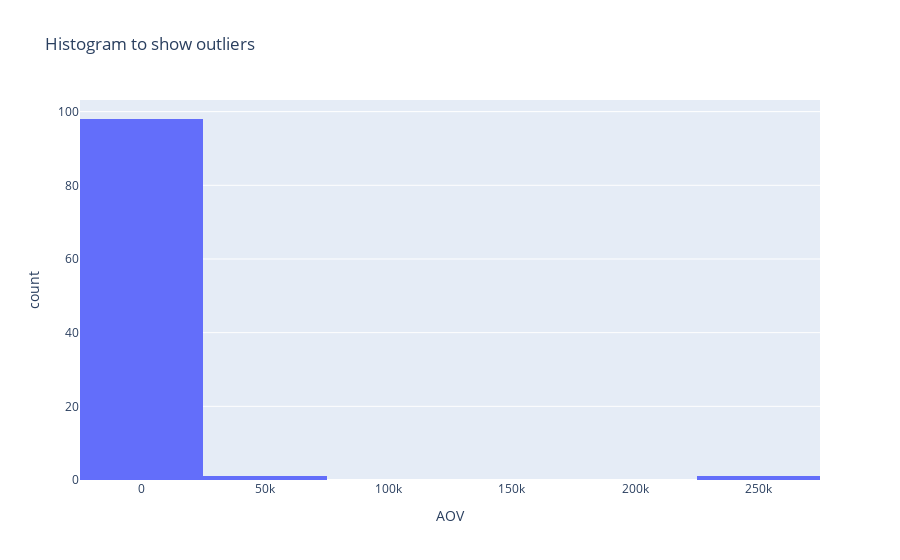

Here is the notebook cell this chart was saved with:
### Code cell
#Histogram to show outliers

fig = px.histogram(final, x="AOV", nbins=5, title = "Histogram to show outliers")
fig.show()

### Figure 1 — Plotly figure (JSON) as saved in the notebook; plotly's stock layout.template omitted (floating-point values rounded to 4 significant figures)
{"data": [{"alignmentgroup": "True", "bingroup": "x", "hoverlabel": {"namelength": 0}, "hovertemplate": "AOV=%{x}<br>count=%{y}", "legendgroup": "", "marker": {"color": "#636efa"}, "name": "", "nbinsx": 5, "offsetgroup": "", "orientation": "v", "showlegend": false, "type": "histogram", "x": [308.8, 174.3, 305.2, 258.5, 290.3, 383.5, 218, 241.0, 234, 332.3, 356.7, 352.7, 345.4, 242, 308.9, 270.1, 332.1, 342.6, 320.9, 251.6, 308.7, 273.8, 317.7, 320.7, 232.9, 341.2, 334.9, 320.4, 331.6, 295.1, 269.0, 190.0, 376.3, 234.2, 328, 254.8, 340.2, 390.9, 268, 295.2, 254, 235100.0, 333.9, 262.2, 269.3, 347.4, 259.1, 242.8, 279.9, 403.5, 361.8, 316.9, 214.1, 276.6, 327.8, 218.2, 296.8, 254.9, 359.0, 350.2, 344.4, 308.8, 265.0, 272.2, 330.8, 312.9, 272.6, 254.6, 264.2, 343.1, 323.0, 309.6, 335.7, 306, 240.8, 321.1, 280.8, 49210.0, 328.5, 299.7, 384, 349.8, 248.8, 342.3, 329.3, 277.5, 292.3, 355.5, 379.1, 403.2, 325.9, 162.9, 214.5, 297.8, 318.8, 330, 324, 245.4, 339.4, 213.7], "xaxis": "x", "yaxis": "y"}], "layout": {"barmode": "relative", "legend": {"tracegroupgap": 0}, "title": {"text": "Histogram to show outliers"}, "xaxis": {"anchor": "y", "domain": [0, 1], "title": {"text": "AOV"}}, "yaxis": {"anchor": "x", "domain": [0, 1], "title": {"text": "count"}}}}
